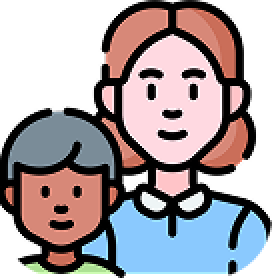
#> input picture assets/images/role/student.png, 136 x 139 px, found by its file name (shown 2 times larger)
$ python replace_icons.py
#> lines starting #> are read from the running program, lines starting #| are printed output that depends on the picture
from PIL import Image

Image.open('student.png').resize((128, 128)).save('student_resized.png')
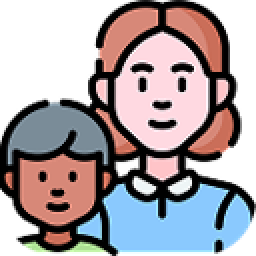
#> saved as student_resized.png: PIL image 128x128 RGBA (shown 2 times larger); mean R, G, B, A 93, 85.1, 89.4, 178.4; transparent parts drawn white
Image.open('admin.png').resize((128, 128)).save('admin_resized.png')
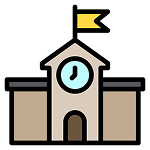
#> input picture assets/images/role/admin.png, 150 x 150 px, found by its file name
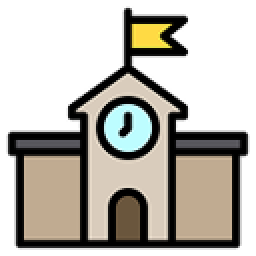
#> saved as admin_resized.png: PIL image 128x128 RGBA (shown 2 times larger); mean R, G, B, A 63.5, 59.8, 52, 133; transparent parts drawn white
